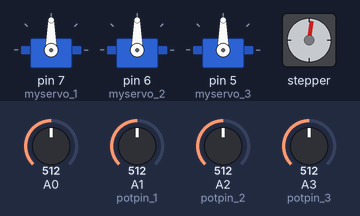
A sketch run on a simulated Arduino Uno, built with avr-gcc and run on an emulated ATmega328P. Parts: 3 × servo, stepper motor. The inputs (shaded band) are chosen by the test bench; at power-on: A1 (potpin_1) = 512, A2 (potpin_2) = 512, A3 (potpin_3) = 512, A0 = 512. Stepper angles assume 200 steps per turn; what the sketch prints to the serial monitor is not drawn.

Above: at 1.2 s.
1.3 s: A1 (potpin_1) set to 716
At 2.5 s:
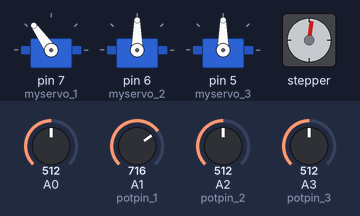
2.8 s: A2 (potpin_2) set to 716
At 3.9 s:
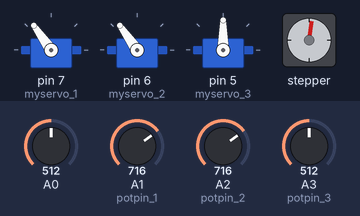
4.3 s: A3 (potpin_3) set to 716
At 5.2 s:
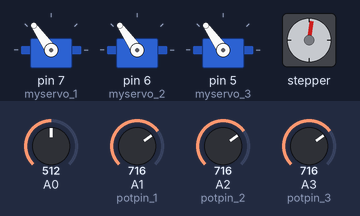
5.8 s: A1 (potpin_1) set to 992
At 6.5 s:
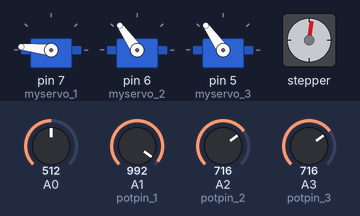
7.3 s: A2 (potpin_2) set to 992
At 7.8 s:
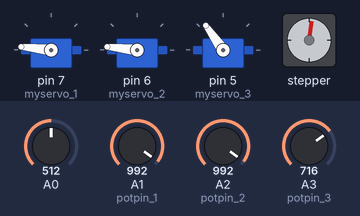
8.8 s: A3 (potpin_3) set to 992
At 10.2 s:
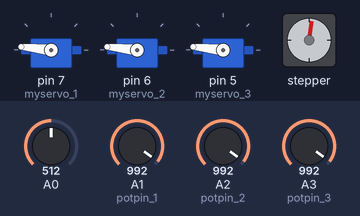
Timing chart, 0 to 11.3 s (numbered marks = the images above; inputs shaded):
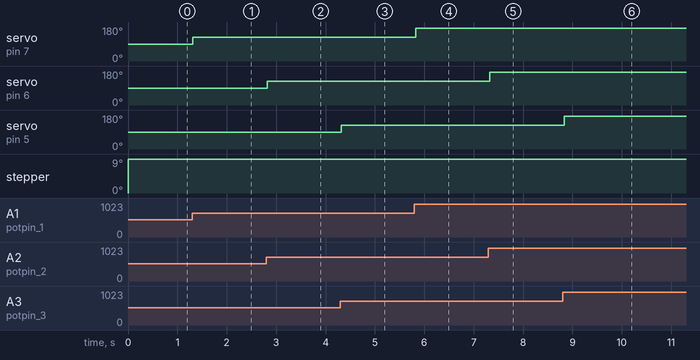

The sketch:

RobotArm.ino
```cpp
#include <Stepper.h> // Include the header file
#include <Servo.h>

Servo myservo_1;
Servo myservo_2;
Servo myservo_3;

// change this to the number of steps on your motor
#define STEPS 200
// create an instance of the stepper class using the steps and pins
Stepper stepper(STEPS, 8, 10, 9, 11);

int potpin_1 = 1;
int potpin_2 = 2;
int potpin_3 = 3;
int val_1 = 0;
int val_2 = 0;
int val_3 = 0;

int val = 0;
int potpin = 0;

void setup() {
  Serial.begin(9600);
  stepper.setSpeed(200);

  myservo_1.attach(7);
  myservo_2.attach(6);
  myservo_3.attach(5);
}

void loop() {

potpin = map(analogRead(A0),0,1024,0,500);
if (potpin>val)
  stepper.step(5);
if (potpin<val)
  stepper.step(-5);

val = potpin;

Serial.println(val); //for debugging

val_2 = analogRead(potpin_2);
val_2 = map(val_2, 0, 1023, 0, 180);
myservo_2.write(val_2);
delay(15);
val_1 = analogRead(potpin_1);            // reads the value of the potentiometer (value between 0 and 1023)
val_1 = map(val_1, 0, 1023, 0, 180);     // scale it to use it with the servo (value between 0 and 180)
myservo_1.write(val_1);                  // sets the servo position according to the scaled value
delay(15);                               // waits for the servo to get there
val_3 = analogRead(potpin_3);
val_3 = map(val_3, 0, 1023, 0, 180);
myservo_3.write(val_3);
delay(15);
}
```

Measured:
- after the input at 1.3 s, servo on pin 7 (myservo_1): 90° → 125° at once
- after the input at 2.8 s, servo on pin 6 (myservo_2): 90° → 125° at once
- after the input at 4.3 s, servo on pin 5 (myservo_3): 90° → 125° at once
- after the input at 5.8 s, servo on pin 7 (myservo_1): 125° → 174° at once
- after the input at 7.3 s, servo on pin 6 (myservo_2): 125° → 174° at once
- after the input at 8.8 s, servo on pin 5 (myservo_3): 125° → 174° at once
